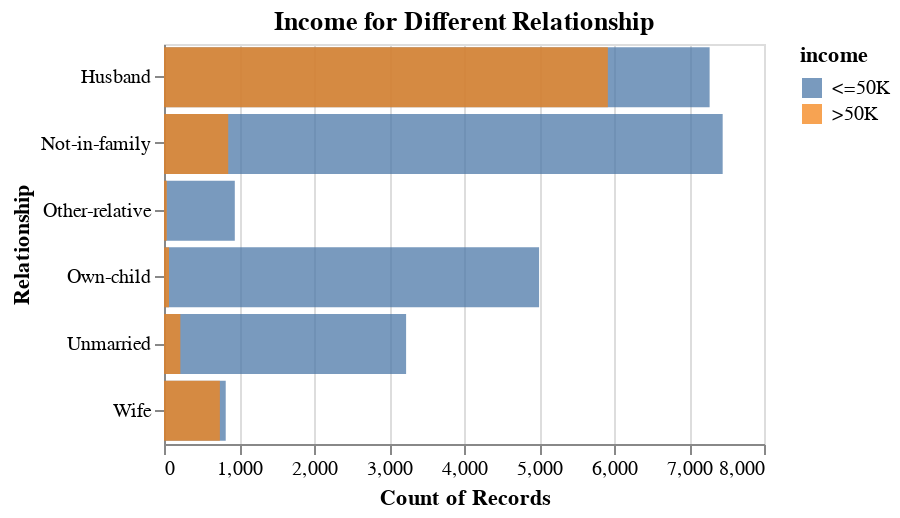

The cell this chart's notebook holds for it:
### Code cell
alt.Chart(data_adult, title='Income for Different Relationship').mark_bar(opacity=0.75).encode(        
    alt.Y('relationship').title('Relationship'),             
    alt.X('count()').scale(zero=False).stack(False),
    alt.Color('income')                              
).properties(
    height=200,
    width=300
)

### Figure 1 — Vega specification as saved in the notebook (floating-point values rounded to 4 significant figures)
{"$schema": "https://vega.github.io/schema/vega/v5.json", "data": [{"name": "source_0", "values": [{"__count": 7449, "income": " <=50K", "relationship": " Not-in-family"}, {"__count": 7275, "income": " <=50K", "relationship": " Husband"}, {"__count": 823, "income": " <=50K", "relationship": " Wife"}, {"__count": 5918, "income": " >50K", "relationship": " Husband"}, {"__count": 856, "income": " >50K", "relationship": " Not-in-family"}, {"__count": 5001, "income": " <=50K", "relationship": " Own-child"}, {"__count": 3228, "income": " <=50K", "relationship": " Unmarried"}, {"__count": 218, "income": " >50K", "relationship": " Unmarried"}, {"__count": 745, "income": " >50K", "relationship": " Wife"}, {"__count": 944, "income": " <=50K", "relationship": " Other-relative"}, {"__count": 37, "income": " >50K", "relationship": " Other-relative"}, {"__count": 67, "income": " >50K", "relationship": " Own-child"}]}, {"name": "source_0_x_domain___count", "values": [{"min": 37, "max": 7449}]}, {"name": "source_0_y_domain_relationship", "values": [{"relationship": " Not-in-family"}, {"relationship": " Husband"}, {"relationship": " Wife"}, {"relationship": " Own-child"}, {"relationship": " Unmarried"}, {"relationship": " Other-relative"}]}, {"name": "source_0_color_domain_income", "values": [{"income": " <=50K"}, {"income": " >50K"}]}], "marks": [{"type": "rect", "name": "marks", "from": {"data": "source_0"}, "encode": {"update": {"y": {"field": "relationship", "scale": "y"}, "opacity": {"value": 0.75}, "height": {"signal": "max(0.25, bandwidth('y'))"}, "x": {"field": "__count", "scale": "x"}, "fill": {"field": "income", "scale": "color"}, "x2": {"signal": "scale('x', inrange(0, domain('x')) ? 0 : domain('x')[0])"}}}, "style": ["bar"]}], "scales": [{"name": "x", "type": "linear", "domain": [{"signal": "(data(\"source_0_x_domain___count\")[0] || {}).min"}, {"signal": "(data(\"source_0_x_domain___count\")[0] || {}).max"}], "range": [0, {"signal": "width"}], "zero": false, "nice": true}, {"name": "y", "type": "band", "domain": {"data": "source_0_y_domain_relationship", "field": "relationship", "sort": true}, "range": [0, {"signal": "height"}], "paddingInner": 0.1, "paddingOuter": 0.05}, {"name": "color", "type": "ordinal", "domain": {"data": "source_0_color_domain_income", "field": "income", "sort": true}, "range": "category"}], "axes": [{"scale": "x", "orient": "bottom", "tickCount": {"signal": "ceil(width/40)"}, "domain": false, "minExtent": 0, "ticks": false, "zindex": 0, "aria": false, "grid": true, "maxExtent": 0, "gridScale": "y", "labels": false}, {"scale": "x", "title": "Count of Records", "tickCount": {"signal": "ceil(width/40)"}, "labelOverlap": true, "grid": false, "labelFlush": true, "zindex": 0, "orient": "bottom"}, {"scale": "y", "grid": false, "title": "Relationship", "orient": "left", "zindex": 0}], "title": {"text": "Income for Different Relationship", "frame": "group"}, "style": "cell", "height": 200, "legends": [{"fill": "color", "symbolType": "square", "title": "income", "encode": {"symbols": {"update": {"opacity": {"value": 0.75}}}}}], "padding": 5, "background": "white", "width": 300}
